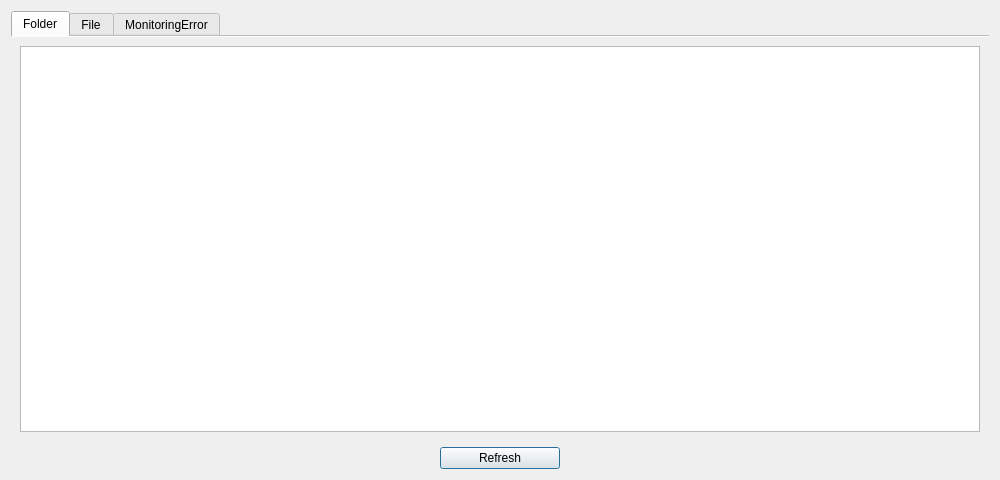
<?xml version="1.0" encoding="UTF-8"?>
<ui version="4.0">
 <class>DialogDebugFileMonitor</class>
 <widget class="QDialog" name="DialogDebugFileMonitor">
  <property name="geometry">
   <rect>
    <x>0</x>
    <y>0</y>
    <width>1000</width>
    <height>480</height>
   </rect>
  </property>
  <property name="minimumSize">
   <size>
    <width>320</width>
    <height>240</height>
   </size>
  </property>
  <property name="windowTitle">
   <string>Dialog</string>
  </property>
  <layout class="QVBoxLayout" name="verticalLayout">
   <item>
    <widget class="QTabWidget" name="tabWidget">
     <property name="currentIndex">
      <number>0</number>
     </property>
     <property name="documentMode">
      <bool>true</bool>
     </property>
     <widget class="QWidget" name="tabFolder">
      <attribute name="title">
       <string>Folder</string>
      </attribute>
      <layout class="QVBoxLayout" name="verticalLayout_2">
       <item>
        <widget class="QTableView" name="tableViewFolder">
         <property name="alternatingRowColors">
          <bool>true</bool>
         </property>
        </widget>
       </item>
      </layout>
     </widget>
     <widget class="QWidget" name="tabFile">
      <attribute name="title">
       <string>File</string>
      </attribute>
      <layout class="QVBoxLayout" name="verticalLayout_3">
       <item>
        <widget class="QTableView" name="tableViewFile">
         <property name="alternatingRowColors">
          <bool>true</bool>
         </property>
        </widget>
       </item>
      </layout>
     </widget>
     <widget class="QWidget" name="tabMonitoringError">
      <attribute name="title">
       <string>MonitoringError</string>
      </attribute>
      <layout class="QVBoxLayout" name="verticalLayout_4">
       <item>
        <widget class="QTableView" name="tableViewMonitoringError"/>
       </item>
      </layout>
     </widget>
    </widget>
   </item>
   <item>
    <layout class="QHBoxLayout" name="horizontalLayout">
     <item>
      <spacer name="horizontalSpacer">
       <property name="orientation">
        <enum>Qt::Horizontal</enum>
       </property>
       <property name="sizeHint" stdset="0">
        <size>
         <width>40</width>
         <height>20</height>
        </size>
       </property>
      </spacer>
     </item>
     <item>
      <widget class="QPushButton" name="buttonRefresh">
       <property name="minimumSize">
        <size>
         <width>120</width>
         <height>0</height>
        </size>
       </property>
       <property name="text">
        <string>Refresh</string>
       </property>
      </widget>
     </item>
     <item>
      <spacer name="horizontalSpacer_2">
       <property name="orientation">
        <enum>Qt::Horizontal</enum>
       </property>
       <property name="sizeHint" stdset="0">
        <size>
         <width>40</width>
         <height>20</height>
        </size>
       </property>
      </spacer>
     </item>
    </layout>
   </item>
  </layout>
 </widget>
 <resources/>
 <connections/>
</ui>
